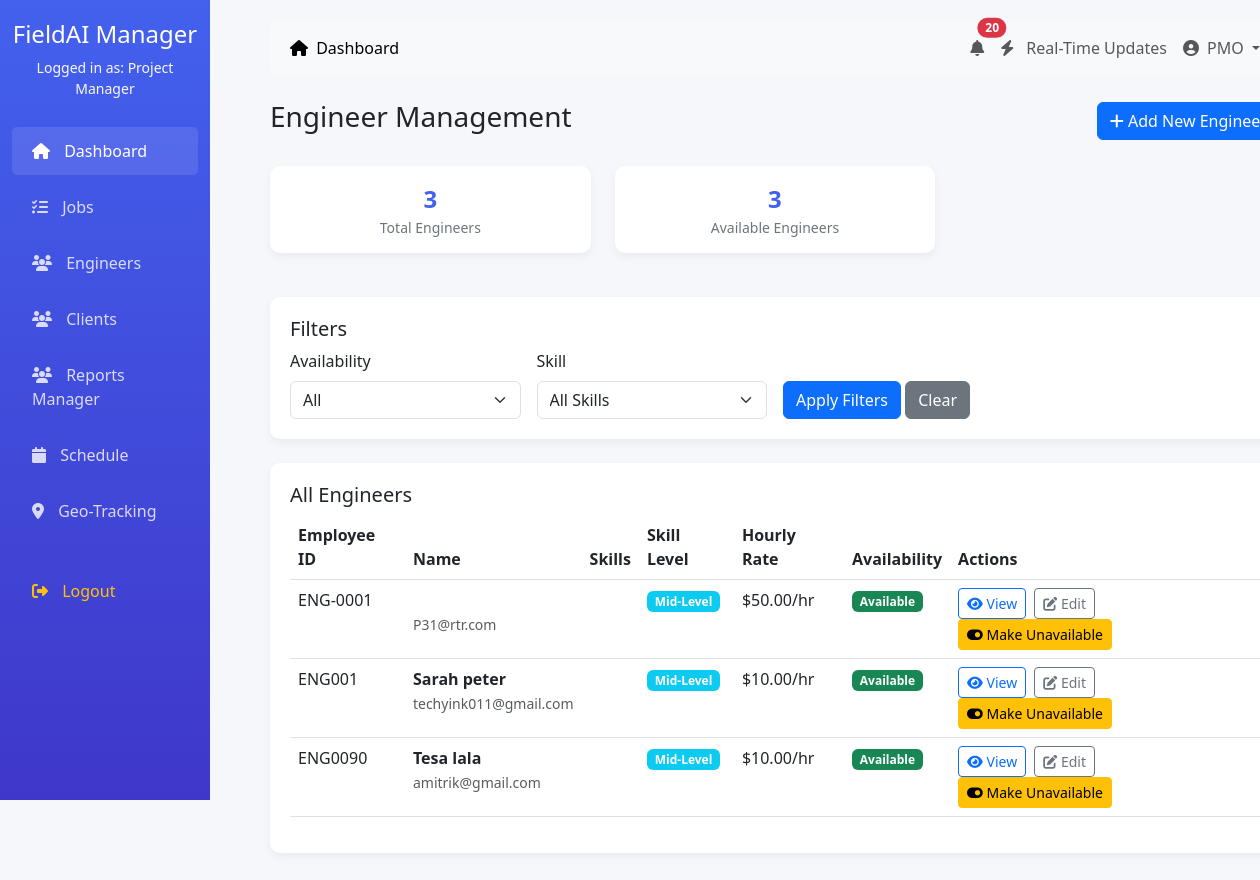
Before: /dashboard/manager/engineers/ (signed in) with the older database file.
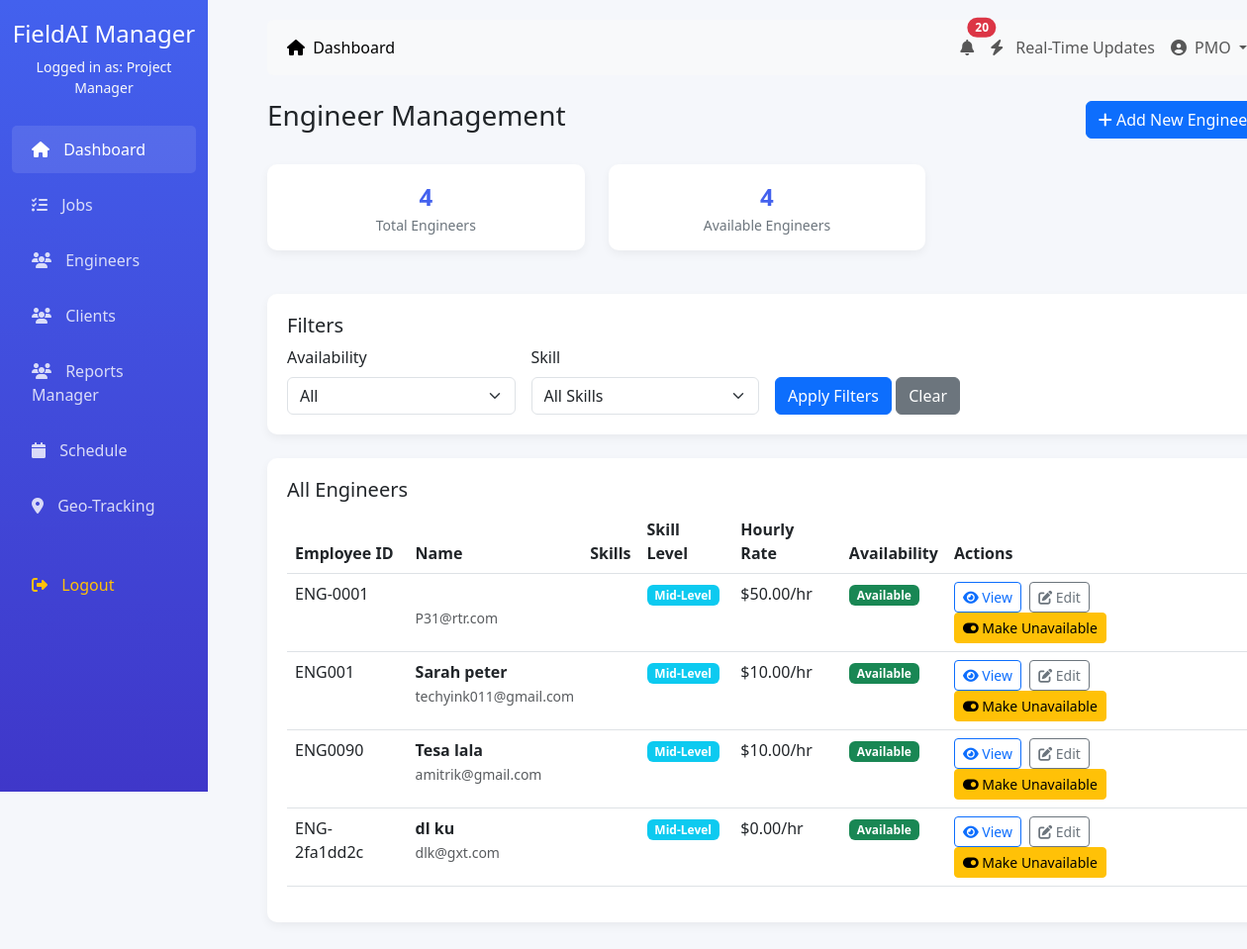
After: the same page with the newer database file.
### accounts/models.py (models this page shows, shortened)
class EngineerProfile(models.Model):
    SKILL_LEVEL = (
        ('junior', 'Junior'),
        ('mid', 'Mid-Level'),
        ('senior', 'Senior'),
        ('lead', 'Lead'),
    )
    user = models.OneToOneField(CustomUser, on_delete=models.CASCADE, limit_choices_to={'role': 'engineer'})
    employee_id = models.CharField(max_length=20, unique=True)
    skills = models.ManyToManyField('Skill', blank=True)
    skill_level = models.CharField(max_length=10, choices=SKILL_LEVEL, default='mid')
    hourly_rate = models.DecimalField(max_digits=8, decimal_places=2)
    is_available = models.BooleanField(default=True)
    max_hours_per_week = models.PositiveIntegerField(default=40)
    current_location = models.CharField(max_length=200, blank=True)
    latitude = models.DecimalField(max_digits=9, decimal_places=6, null=True, blank=True)
    longitude = models.DecimalField(max_digits=9, decimal_places=6, null=True, blank=True)
    last_location_update = models.DateTimeField(null=True, blank=True)

class CustomUser(AbstractUser):
    ROLE_CHOICES = (
        ('admin', 'Admin'),
        ('manager', 'Project Manager'),
        ('engineer', 'Field Engineer'),
        ('client', 'Client'),
        ('accounts', 'Accounts Team'),
    )
    role = models.CharField(max_length=20, choices=ROLE_CHOICES, default='engineer')
    phone = models.CharField(max_length=15, blank=True)
    address = models.TextField(blank=True)
    profile_picture = models.ImageField(upload_to='profiles/', blank=True)
    created_at = models.DateTimeField(auto_now=True)
    updated_at = models.DateTimeField(auto_now=True)

### dashboard/views.py (the view)
# urls.py: path('manager/engineers/', views.manager_engineers, name='manager_engineers'),
@login_required
def manager_engineers(request):
    if request.user.role != 'manager':
        messages.error(request, 'You do not have permission to access this page.')
        return redirect('dashboard:redirect_dashboard')
    availability_filter = request.GET.get('availability', '')
    skill_filter = request.GET.get('skill', '')
    engineers = EngineerProfile.objects.all().select_related('user')
    if availability_filter == 'available':
        engineers = engineers.filter(is_available=True)
    elif availability_filter == 'unavailable':
        engineers = engineers.filter(is_available=False)
    if skill_filter:
        engineers = engineers.filter(skills__name__icontains=skill_filter)
    skills = EngineerProfile.objects.values_list('skills__name', flat=True).distinct()
    total_engineers = engineers.count()
    available_engineers = engineers.filter(is_available=True).count()
    context = {
        'engineers': engineers,
        'total_engineers': total_engineers,
        'available_engineers': available_engineers,
        'availability_filter': availability_filter,
        'skill_filter': skill_filter,
        'skills': skills,
    }
    return render(request, 'dashboard/manager_engineers.html', context)

### dashboard/templates/dashboard/manager_engineers.html (shortened to what the changed rows need)
{% extends '../dashboard/base.html' %}
{% block content %}
<div class="row mb-4">
    <div class="col-md-4">
        <div class="dashboard-card stat-card">
            <div class="number">{{ total_engineers }}</div>
            <div class="label">Total Engineers</div>
        </div>
    </div>
    <div class="col-md-4">
        <div class="dashboard-card stat-card">
            <div class="number">{{ available_engineers }}</div>
            <div class="label">Available Engineers</div>
        </div>
    </div>
</div>
<div class="dashboard-card">
    {% if engineers %}
    <div class="table-responsive">
        <table class="table table-hover">
            <thead>
                <tr>
                    <th>Employee ID</th>
                    <th>Name</th>
                    <th>Skills</th>
                    <th>Skill Level</th>
                    <th>Hourly Rate</th>
                    <th>Availability</th>
                    <th>Actions</th>
                </tr>
            </thead>
            <tbody>
                {% for engineer in engineers %}
                <tr>
                    <td>{{ engineer.employee_id }}</td>
                    <td>
                        <strong>{{ engineer.user.get_full_name }}</strong>
                        <br>
                        <small class="text-muted">{{ engineer.user.email }}</small>
                    </td>
                    <td>
                    </td>
                    <td>
                        <span class="badge bg-{% if engineer.skill_level == 'senior' %}primary{% elif engineer.skill_level == 'mid' %}info{% else %}secondary{% endif %}">
                            {{ engineer.get_skill_level_display }}
                        </span>
                    </td>
                    <td>${{ engineer.hourly_rate }}/hr</td>
                    <td>
                        <span class="badge bg-{% if engineer.is_available %}success{% else %}secondary{% endif %}">
                            {% if engineer.is_available %}Available{% else %}Unavailable{% endif %}
                        </span>
                    </td>
                    <td>
                        <a href="{% url 'dashboard:engineer_detail' engineer.id %}" class="btn btn-sm btn-outline-primary me-1">
                            <i class="fas fa-eye"></i> View
                        </a>
                        <a href="{% url 'dashboard:edit_engineer' engineer.id %}" class="btn btn-sm btn-outline-secondary me-1">
                            <i class="fas fa-edit"></i> Edit
                        </a>
                        <form method="POST" action="{% url 'dashboard:toggle_engineer_availability' engineer.id %}" class="d-inline">
                            <button type="submit" class="btn btn-sm btn-{% if engineer.is_available %}warning{% else %}success{% endif %}">
                                <i class="fas fa-toggle-{% if engineer.is_available %}on{% else %}off{% endif %}"></i>
                                {% if engineer.is_available %}Make Unavailable{% else %}Make Available{% endif %}
                            </button>
                        </form>
                    </td>
                </tr>
                {% endfor %}
            </tbody>
        </table>
    </div>
    {% else %}
    <div class="text-center py-4">
        <i class="fas fa-users fa-3x text-muted mb-3"></i>
        <p class="text-muted">No engineers found. <a href="{% url 'dashboard:add_engineer' %}">Add your first engineer</a></p>
    </div>
    {% endif %}
</div>
{% endblock %}

Changed rows visible on the page:
added EngineerProfile: employee_id "ENG-2fa1dd2c", user.get_full_name "dl ku", user.email "dlk@gxt.com", skill_level "Mid-Level", hourly_rate "0.00", is_available "Available"
Other visible differences:
{{ total_engineers }}: "3" → "4"
{{ available_engineers }}: "3" → "4"
